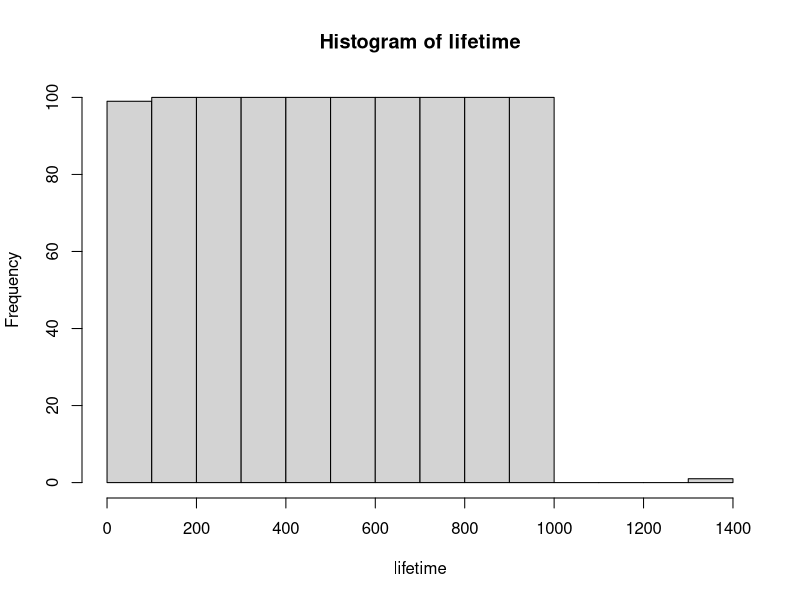
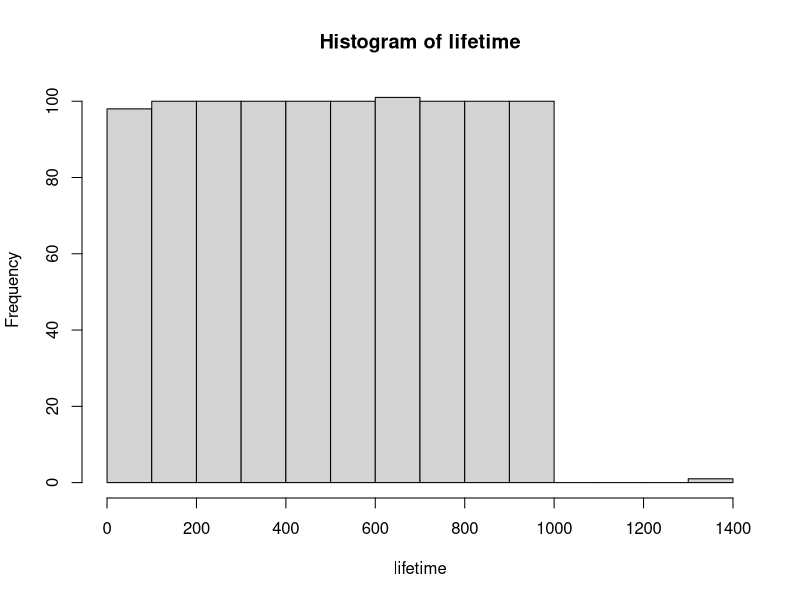
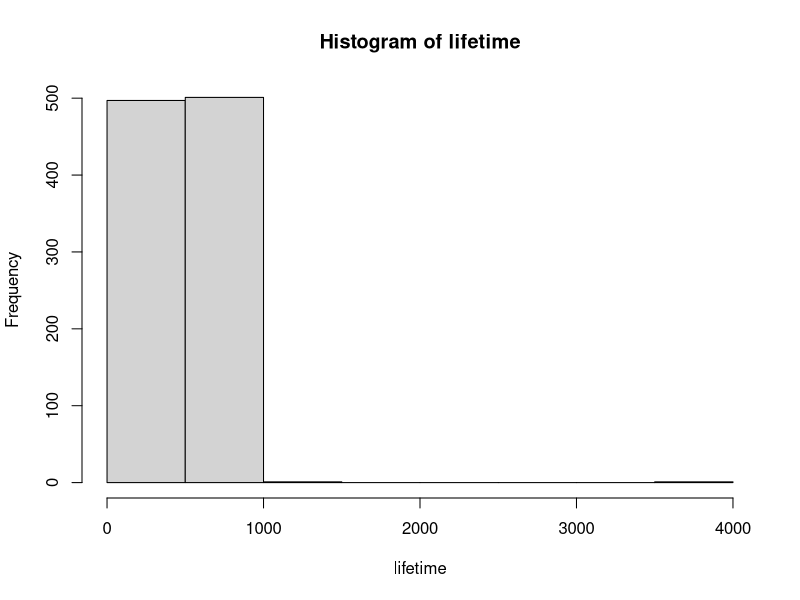
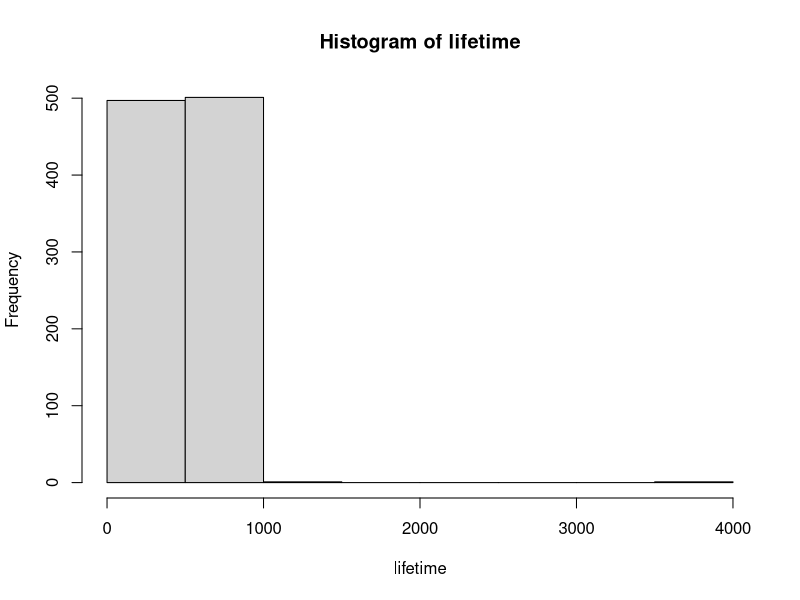
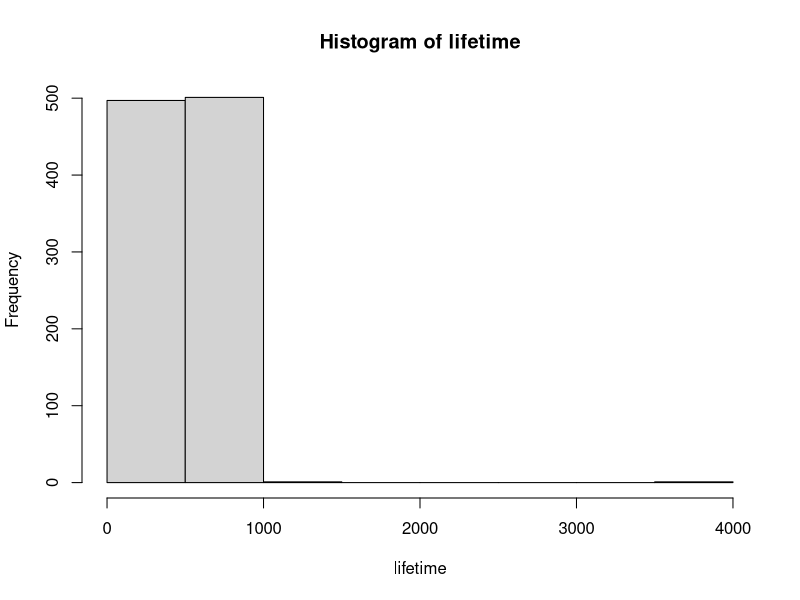
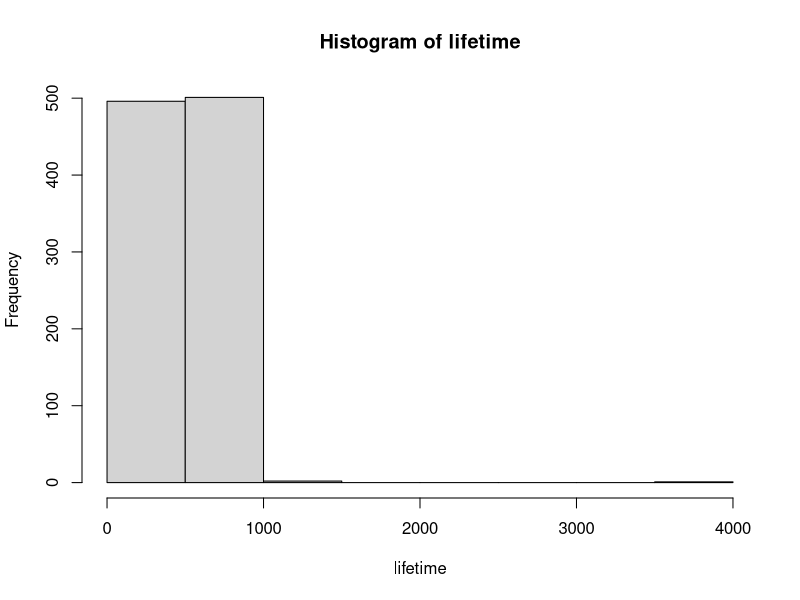
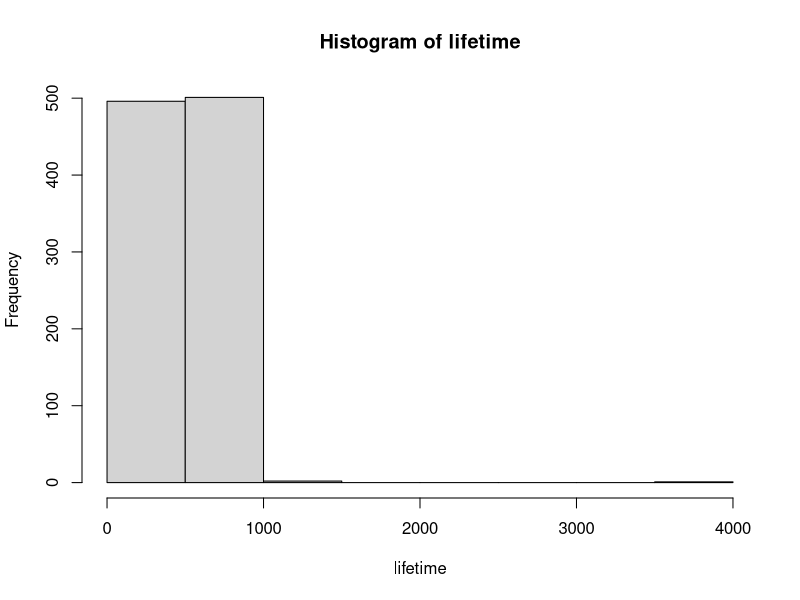
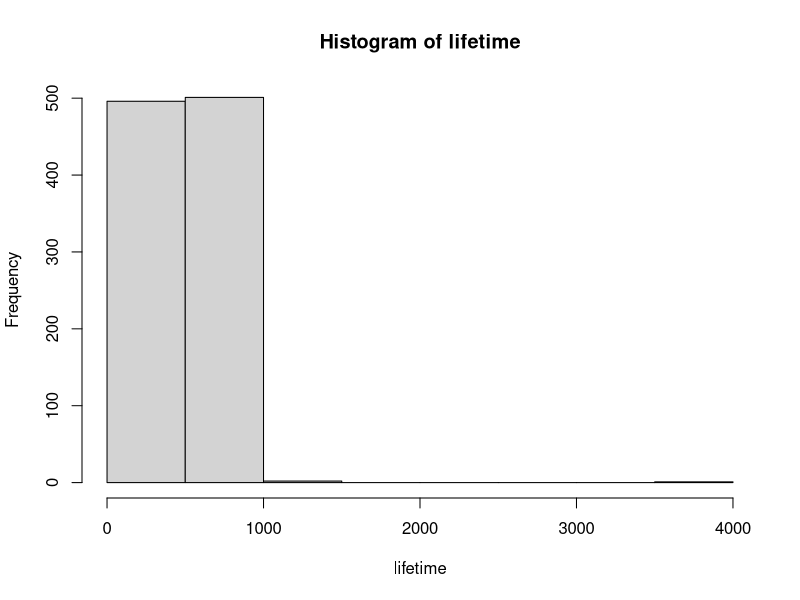

These charts were generated, in order, by the following R code: (Note: a time limit stopped this script after it produced the figures.)

#PSME Db = 0.052
lifetime <- c(1:1000)


background_mortality <- function(){
  lifetime <- c(1:10000)
  for (tree in 1:10000){
  x <- 0
  repeat{
    y <- runif(1)
    x = x+1
    if (y < 0.0052){
      lifetime[tree] = x
      break}
    }
  }
hist(lifetime)
}

#PSME Dt
for (tree in 1:10000){
years <- 0
height <- 90
repeat{
  years = years+1
  theta <- 100 * (1-0.05*abs(rnorm(1)))
  if (height > theta){
  z <- 1-(theta/height)
  zz <- runif(1)
  if (zz < z){
    lifetime[tree] = years
    break} 
  }
}
hist(lifetime)
}


# Dt+Db
lifetime <- c(1:10000)
probabilities <- c(1:10000)
for (tree in 1:10000){
  years <- 0
  height <- 90
  db_prob <- 0.0052
  repeat{
    years <- years + 1
    theta <-  100 * (1-0.05*abs(rnorm(1)))
    x <- runif(1)
    if (height > theta){
      dt_prob <- 1-(theta/height)
      total_prob <- db_prob + dt_prob
      if (x < total_prob){
        lifetime[tree] = years
        probabilities[tree] = total_prob
        break
      } 
    }
  }
}
